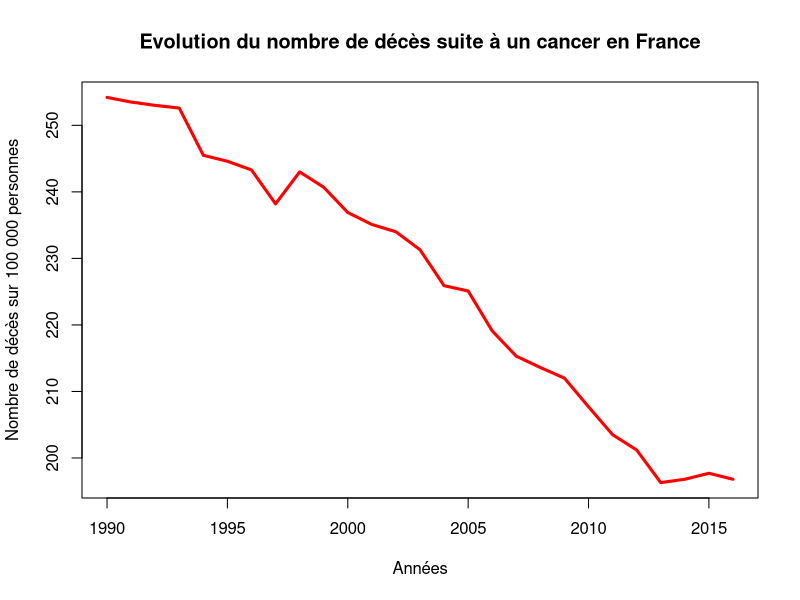
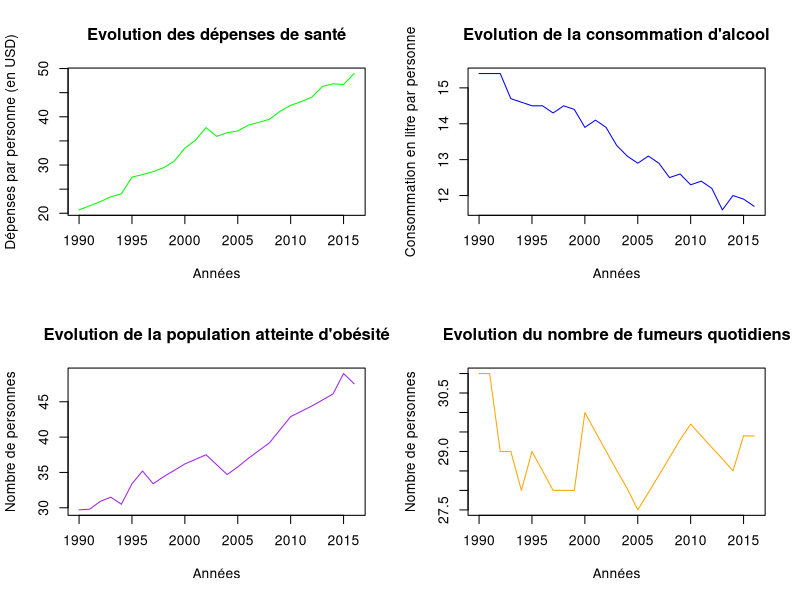
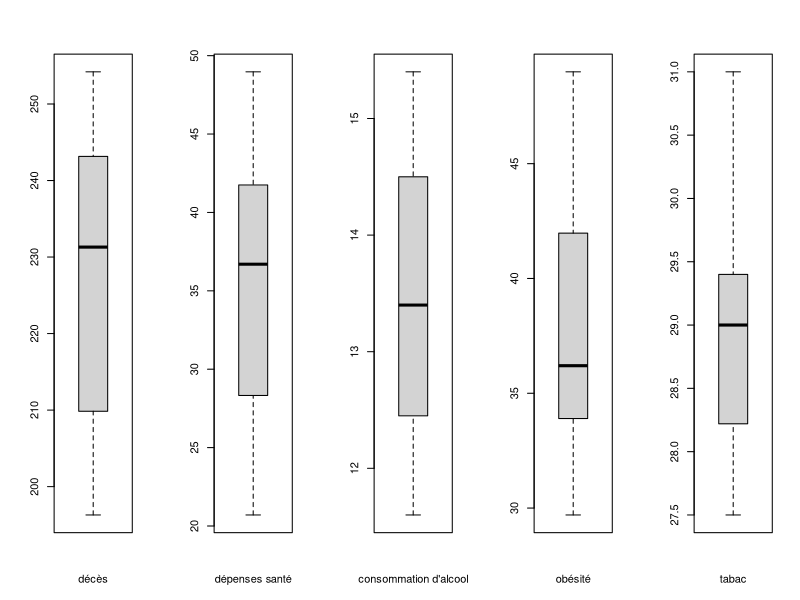
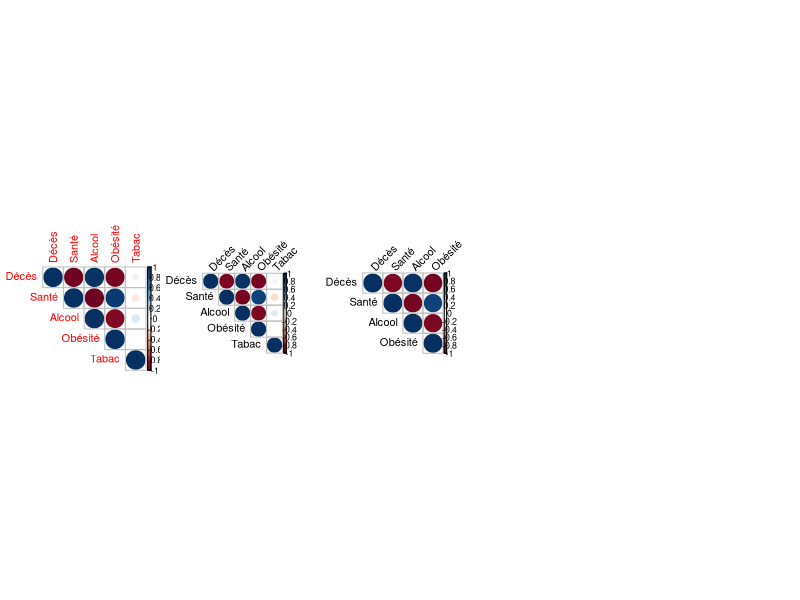
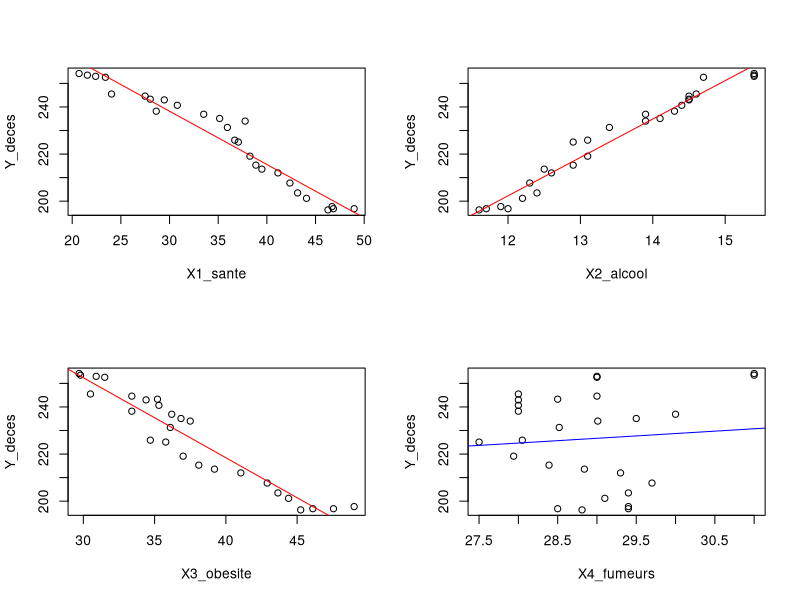
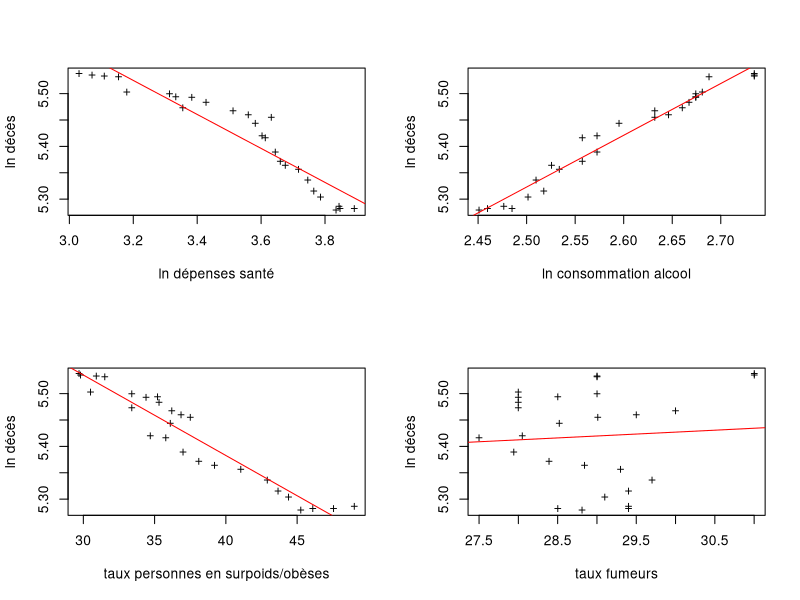
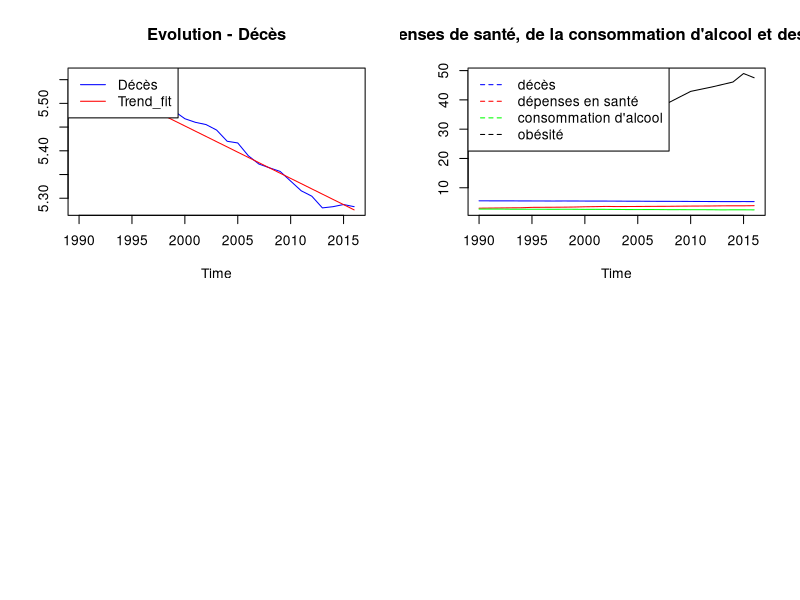

Generate these figures, in order, with R:
## ---- chunk 1
knitr::opts_chunk$set(echo = TRUE)
## ---- chunk 2
library(corrplot)
library(AER)
library(car)
library(sandwich)
library(lmtest)
## ---- chunk 3
# Ouverture de la base de données 
donnees <- read.csv("Donnees.csv",header = TRUE,dec=",",sep=";")

head(donnees)
str(donnees)
nrow(donnees)
## ---- chunk 4
donnees$X1_sante <- donnees$X1_sante/donnees$deflateur
donnees <- donnees[1:27,]

summary(donnees)
head(donnees)
## ---- chunk 5
donnees$lndeces = log(donnees$Y_deces)
donnees$lnsante = log(donnees$X1_sante)
donnees$lnalcool = log(donnees$X2_alcool)
## ---- chunk 6
donnees_t = ts(data=donnees,frequency=1,start=1990,end=2016)
head(donnees_t)
summary(donnees_t)
str(donnees_t)
## ---- chunk 7
#Evolution des variables dans le temps
#Variable endogène :
plot(Y_deces~Date,data=donnees,main="Evolution du nombre de décès suite à un cancer en France",xlab="Années",ylab="Nombre de décès sur 100 000 personnes",type="l",col="red",lwd=3)

#Variables explicatives :
par(mfrow = c(2,2))
plot(X1_sante~Date,data=donnees,main="Evolution des dépenses de santé",xlab="Années",ylab="Dépenses par personne (en USD)",type="l",col="green")
plot(X2_alcool~Date,data=donnees,main="Evolution de la consommation d'alcool",xlab="Années",ylab="Consommation en litre par personne",type="l",col="blue")
plot(X3_obesite~Date,data=donnees,main="Evolution de la population atteinte d'obésité",xlab="Années",ylab="Nombre de personnes",col="purple",type="l")
plot(X4_fumeurs~Date,data=donnees,main="Evolution du nombre de fumeurs quotidiens",xlab="Années",ylab="Nombre de personnes",col="orange",type="l")

#Boxplots de nos variables
par(mfrow = c(1,5))
boxplot(donnees$Y_deces, xlab="décès")
boxplot(donnees$X1_sante,  xlab="dépenses santé")
boxplot(donnees$X2_alcool,  xlab="consommation d'alcool")
boxplot(donnees$X3_obesite,  xlab="obésité" )
boxplot(donnees$X4_fumeurs,  xlab="tabac")

#Résumé des données
summary(donnees)
## ---- chunk 8
matrixcorr <- cbind(donnees$Y_deces,donnees$X1_sante,donnees$X2_alcool,donnees$X3_obesite,donnees$X4_fumeurs) #création d'une matrice de corrélation avec les 4 variables
colnames(matrixcorr) <-c("Décès","Santé","Alcool","Obésité","Tabac") 
matrixcorr
mcor <- cor(matrixcorr)
mcor
corrplot(mcor,type="upper",order="original")
## ---- chunk 9
matrixcorrln <- cbind(donnees$lndeces,donnees$lnsante,donnees$lnalcool,donnees$X3_obesite,donnees$X4_fumeurs) #création d'une matrice de corrélation avec les 4 variables
colnames(matrixcorrln) <-c("Décès","Santé","Alcool","Obésité","Tabac") 
matrixcorrln

mcorln <- cor(matrixcorrln)
mcorln

corrplot(mcorln, type="upper", order="original", tl.col="black", tl.srt=45)
## ---- chunk 10
matrixcorrln <- cbind(donnees$lndeces,donnees$lnsante,donnees$lnalcool,donnees$X3_obesite) #création d'une matrice de corrélation avec les 3 variables
colnames(matrixcorrln) <-c("Décès","Santé","Alcool","Obésité") 
matrixcorrln

mcorln <- cor(matrixcorrln)
mcorln

corrplot(mcorln, type="upper", order="original", tl.col="black", tl.srt=45)
## ---- chunk 11
#Nuages de points
par(mfrow=c(2,2))
plot(Y_deces~X1_sante,data=donnees) # passage en log 
abline(lm(Y_deces~X1_sante,data=donnees),col='red')
plot(Y_deces~X2_alcool,data=donnees)  # passage en log 
abline(lm(Y_deces~X2_alcool,data=donnees),col='red')
plot(Y_deces~X3_obesite,data=donnees) # pas passage en log 
abline(lm(Y_deces~X3_obesite,data=donnees),col="red")
plot(Y_deces~X4_fumeurs,data=donnees)  #pas passage en log
abline(lm(Y_deces~X4_fumeurs,data=donnees),col="blue")

#Nuage de points avec variables passées au log
par(mfrow=c(2,2))
plot(lndeces~lnsante,data=donnees,pch="+",xlab="ln dépenses santé",ylab="ln décès") 
abline(lm(lndeces~lnsante,data=donnees),col='red')
plot(lndeces~lnalcool,data=donnees,pch="+",xlab="ln consommation alcool",ylab="ln décès") 
abline(lm(lndeces~lnalcool,data=donnees),col='red')
plot(lndeces~X3_obesite,data=donnees,pch="+",xlab="taux personnes en surpoids/obèses",ylab="ln décès") 
abline(lm(lndeces~X3_obesite,data=donnees),col="red")
plot(lndeces~X4_fumeurs,data=donnees,pch="+",xlab="taux fumeurs",ylab="ln décès")  
abline(lm(lndeces~X4_fumeurs,data=donnees),col="red")

summary(donnees)
## ---- chunk 12
reg_donnees <- lm(Y_deces~X1_sante+X2_alcool+X3_obesite+X4_fumeurs,data=donnees)
summary(reg_donnees)
## ---- chunk 13
reg_semilogdonnees <- lm(lndeces~lnsante+lnalcool+X3_obesite+X4_fumeurs,data=donnees)
summary(reg_semilogdonnees)
## ---- chunk 14
reg_lndonnees <- lm(lndeces~lnsante+lnalcool+X3_obesite,data=donnees)
summary(reg_lndonnees)
## ---- chunk 15
reg_t <- lm(lndeces ~ Trend, data=donnees_t)
summary(reg_t)
reg_t$coefficients
reg_t$residuals
reg_t$fitted.values
donnees$Trend<-reg_t$fitted.values
Trend_fit <- reg_t$fitted.values
c=c("blue","red")
ts.plot(donnees_t[,"lndeces"],Trend_fit,main="Evolution - Décès",col=c)
legend("topleft",c("Décès","Trend_fit"),col=c,lty = c(1,1))

# Tendance polynomiale
donnees$Trend2 <- donnees$Trend^2
reg_tp = lm(lndeces ~ Trend + Trend2, data=donnees)
summary(reg_tp)
## ---- chunk 16
reg_trend<-lm(lndeces~lnsante+lnalcool+X3_obesite+Trend,data=donnees)
summary(reg_trend)
## ---- chunk 17
shapiro.test(residuals(reg_trend))
## ---- chunk 18
reg_trend<-lm(lndeces~lnsante+lnalcool+X3_obesite+Trend,data=donnees)#régression linéaire du modèle sans contrainte
summary(reg_trend) 

reg_trendC<-lm(lndeces~lnsante,data=donnees)#régression linéaire du modèle avec contraintes
summary(reg_trendC)


anova(reg_trend,reg_trendC)  #analyse de la variance des deux modèles
## ---- chunk 19
donnees$obesite_av2004<-ifelse(donnees$Date<2004,1,0)
eq_levelav2004 <-lm(lndeces~ lnsante+lnalcool + X3_obesite:obesite_av2004 + Trend, data=donnees )
summary(eq_levelav2004)


donnees$obesite_ap2004<-ifelse(donnees$Date>2004,1,0)
eq_levelap2004 <-lm(lndeces~ lnsante+lnalcool + X3_obesite:obesite_ap2004 + Trend , data=donnees )
summary(eq_levelap2004)
## ---- chunk 20
##prise en compte de la dimension temporelle
donnees_t = ts(data=donnees,frequency=1,start=1990,end=2016)

c = c("blue","red","green","black")
ts.plot(donnees_t[,"lndeces"],donnees_t[,"lnsante"],donnees_t[,"lnalcool"],donnees_t[,"X3_obesite"],main="Evolution des décès, des dépenses de santé, de la consommation d'alcool et des personnes en situation d'obésité",col=c)
legend("topleft",c("décès","dépenses en santé","consommation d'alcool","obésité"),col=c,lty = c(2,2))
# Le graphique n'est pas clair, j'essaie de trouver une façon de représenter les données mais c'est compliqué
# J'ai aussi essayé avec les variables initiales mais c'est nul aussi
## ---- chunk 21
reg_trend<-lm(lndeces~lnsante+lnalcool+X3_obesite+Trend,data=donnees)
summary(reg_trend)

## ecart-type, R2 et test de Fisher verif
sigma = (sum(reg_lndonnees$residuals^2)/reg_lndonnees$df.residual)^0.5
sigma
R2 = 1 - (sum(reg_lndonnees$residuals^2)/sum((donnees$lndeces-mean(donnees$lndeces))^2))
round(R2,4)
Fcal = (R2/(reg_lndonnees$rank-1))/((1-R2)/reg_lndonnees$df.residual)
round(Fcal,2)

#p-value
pvalue = pf(Fcal,reg_lndonnees$rank-1,reg_lndonnees$df.residual,lower.tail=FALSE) ## compare ? 5% , surface ? gauche de la table de Fisher, lower.tail logical; if TRUE (default), probabilities are P[X < = x], otherwise, P[X > x].
pvalue
